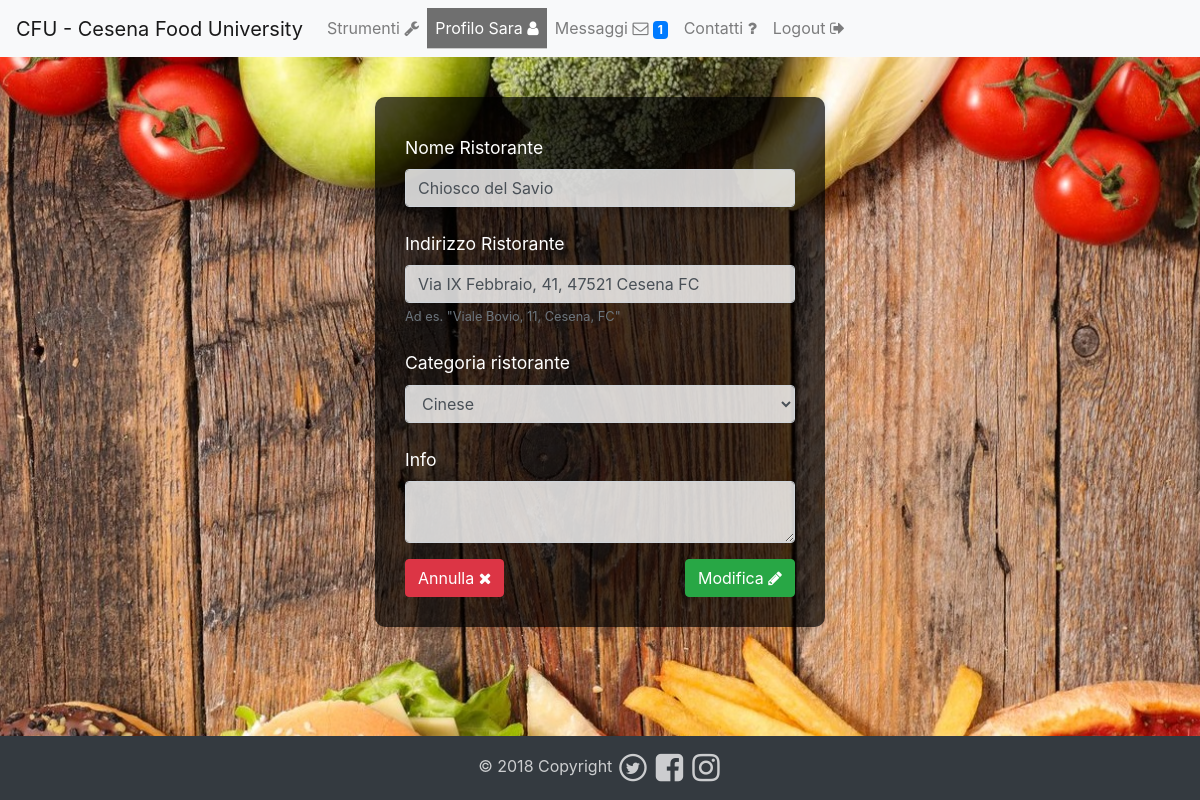
Screenshot of /codice/php/modificadati.php (signed in) with the database file from the repository.
### tables this page shows
CREATE TABLE `ristorante` (
  `id` int(11) NOT NULL,
  `email_proprietario` varchar(40) NOT NULL,
  `nome` varchar(20) NOT NULL,
  `indirizzo` varchar(40) NOT NULL,
  `nome_categoria` varchar(20) DEFAULT NULL,
  `info` varchar(100) DEFAULT NULL,
  `rating` int(11) NOT NULL,
  `approvato` tinyint(1) NOT NULL DEFAULT '0'
);

### codice/php/modificadati.php (the view, shortened to what this page needs)
<?php
$servername = "localhost";
$username = "root";
$password = "";
$dbname = "cfu";
$conn = new mysqli($servername, $username, $password, $dbname);
$query = $conn->query("SELECT * FROM ristorante WHERE email_proprietario = '".$_SESSION["email"]."'");
$row = $query->fetch_assoc();
$nome_rist = $row["nome"];
$info = $row["info"];
$indirizzo = $row["indirizzo"];
$categoria= $row["nome_categoria"];
?>
<!DOCTYPE html>
<html lang="it" dir="ltr">
<head>
  <link rel="stylesheet" href="https://cdnjs.cloudflare.com/ajax/libs/font-awesome/4.7.0/css/font-awesome.min.css">
  <link rel="stylesheet" href="./../css/bootstrap.min.css">
  <link href="./../css/form.css" rel="stylesheet">
  <link href="./../css/full.css" rel="stylesheet">
  <link href="./../css/menubar.css" rel="stylesheet">
  <link href="./../css/footer.css" rel="stylesheet">
  <link href="./../css/navigation.css" rel="stylesheet">
</head>
<body>
  <?php $current= "profilofornitore";
  include 'menu.php';?>
  <div class="container">
    <form id="fornitoreform" class="mobile" method="post" action="#">
      <div class="form-group">
        <label for="inputRist">Nome Ristorante</label>
        <input type="text" name="nomerist"  class="form-control" id="inputRist" placeholder="Inserisci nome ristorante" value="<?php echo $nome_rist; ?>" title="Inserisci almeno 2 caratteri">
      </div>
      <div class="form-group">
        <label for="inputIndirizzo">Indirizzo Ristorante</label>
        <input type="text" name="indirizzorist" value="<?php echo $indirizzo; ?>" class="form-control" id="inputIndirizzo" placeholder="Inserisci indirizzo ristorante" >
        <small id="Help" class="form-text text-muted">Ad es. "Viale Bovio, 11, Cesena, FC"</small>
      </div>
      <div class="form-group">
        <label for="inputIndirizzo">Categoria ristorante</label>
        <select  class="form-control form-control-md form-control-borderless" id="Categoria" name="Categoria">
          <?php
          $conn = new mysqli($servername, $username, $password, $dbname);
          $sql = mysqli_query($conn, "SELECT nome_categoria FROM categoria_ristoranti");
          while ($row = $sql->fetch_assoc()){
            if($row['nome_categoria'] == $categoria){
              echo "<option selected value='". $row['nome_categoria'] ."'>" . $row['nome_categoria'] . "</option>";
            }else{
              echo "<option value='". $row['nome_categoria'] ."'>" . $row['nome_categoria'] . "</option>";
            }
          }
          ?>
        </select>
      </div>
      <div class="form-group">
        <label for="info">Info</label>
        <textarea type="text" name="info" class="form-control" id="info"><?php echo $info; ?></textarea>
      </div>
      <a href = "profilofornitore.php"><button type="button"  class="btn btn-danger">Annulla <i class="fa fa-close"></i></button></a>
      <button type="submit" class="btn btn-success" style="float: right">Modifica <i class="fa fa-pencil"></i></button>
    </form>
  </div>
<?php include 'footer.php'; ?>
</body>
</html>

### codice/css/form.css (style rules this page uses)
form { width:450px; padding:30px; margin:40px auto; background: rgba(0,0,0,0.7); border-radius: 10px; -webkit-border-radius:10px; -moz-border-radius: 10px; box-shadow: 0px 0px 10px rgba(0, 0, 0, 0.13); -moz-box-shadow: 0px 0px 10px rgba(0, 0, 0, 0.13); -webkit-box-shadow: 0px 0px 10px rgba(0, 0, 0, 0.13); }
.form-group { padding-top: 2%; }
.form-control { background-color: rgba(255, 255, 255, 0.8); }
label { color: white; font-size: 110% }

### codice/css/full.css (style rules this page uses)
body { background: url('./../resources/bg.jpg') no-repeat center center fixed; -webkit-background-size: cover; -moz-background-size: cover; background-size: cover; -o-background-size: cover; }

### codice/css/footer.css (style rules this page uses)
body { padding-bottom: 120px; }

### rows the page displays
ristorante: nomerist "Chiosco del Savio", indirizzorist "Via IX Febbraio, 41, 47521 Cesena FC"

### other values shown
$_SESSION["nome"] "Sara"
$_SESSION["unread"] "1"
form field Categoria "Cinese"
